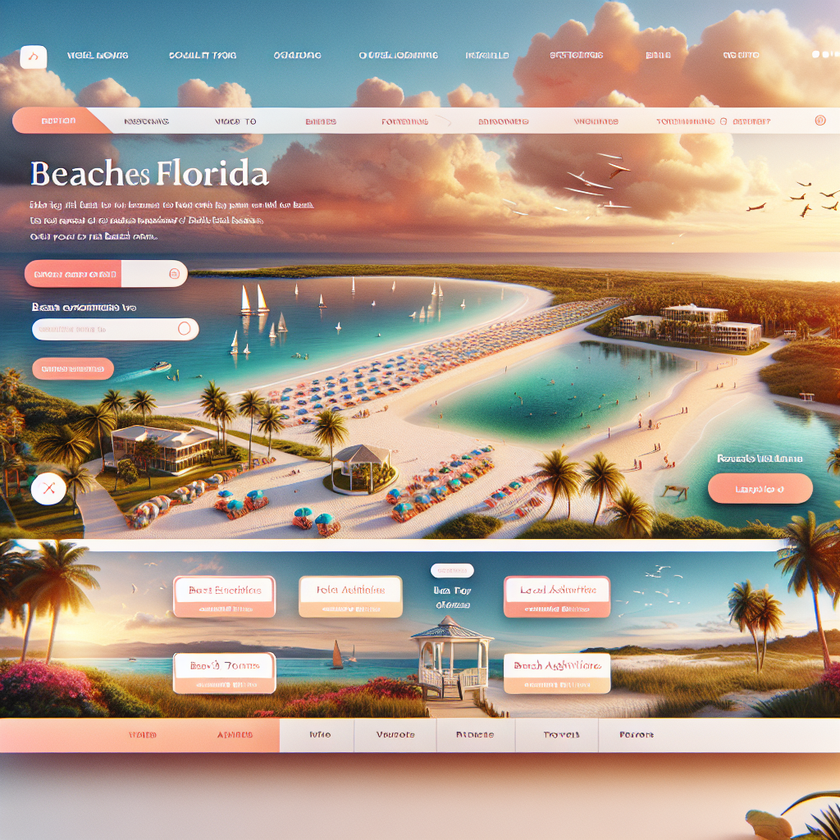
#> input picture front_end/saves/design_original.png, 840 x 840 px, shrunk from 1024 x 1024 before the run
$ python -i image_downloader.py   (imports and definitions only)
#> lines starting #> are read from the running program, lines starting #| are printed output that depends on the picture
import discord
from discord.ext import commands
import requests
from dotenv import load_dotenv
from PIL import Image
import os

discord_token = "MTE2NTg1MDAzOTk3MzgzODg0OA.Gt75j0.sUu0mHwo1NIrp9oB9H57IJwNBJnoq3NKP3OZXc"

# [1 line not run here, left out]
# [1 line that did not run here, left out]

directory = os.getcwd()
# [1 line not run here, left out]

def split_image(image_file):
#> called with image_file = '../front_end/saves/design_original.png'
    with Image.open(image_file) as im:
        # Get the width and height of the original image
#> im is the input picture: PIL image 840x840 RGB; mean R, G, B 171.6, 154.1, 139.7
        width, height = im.size
#> width = 840; height = 840
        # Calculate the middle points along the horizontal and vertical axes
        mid_x = width // 2
#> mid_x = 420
        mid_y = height // 2
#> mid_y = 420
        # Split the image into four equal parts
        top_left = im.crop((0, 0, mid_x, mid_y))
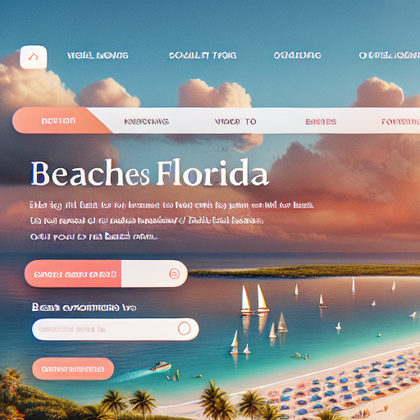
#> top_left: PIL image 420x420 RGB; mean R, G, B 139.8, 138.6, 140.1
        top_right = im.crop((mid_x, 0, width, mid_y))
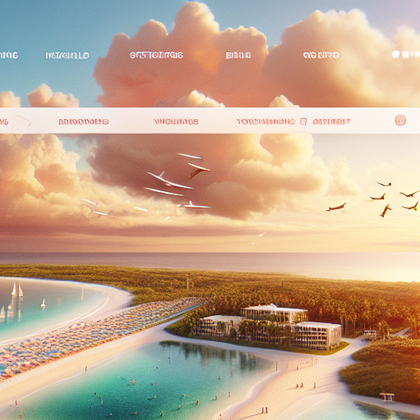
#> top_right: PIL image 420x420 RGB; mean R, G, B 192.8, 166.1, 142
        bottom_left = im.crop((0, mid_y, mid_x, height))
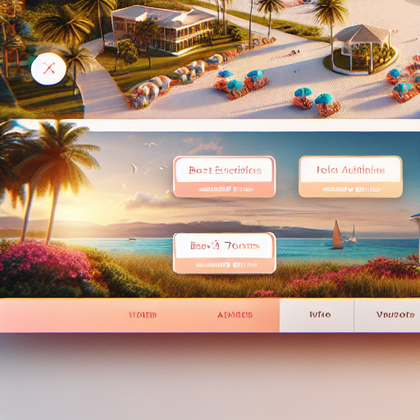
#> bottom_left: PIL image 420x420 RGB; mean R, G, B 176.6, 149.5, 131.9
        bottom_right = im.crop((mid_x, mid_y, width, height))
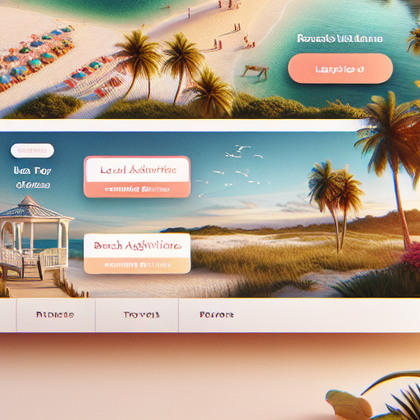
#> bottom_right: PIL image 420x420 RGB; mean R, G, B 177.3, 162.1, 144.9

        return top_left, top_right, bottom_left, bottom_right

# [53 lines not run here, left out]

>>> result = split_image('../front_end/saves/design_original.png')
